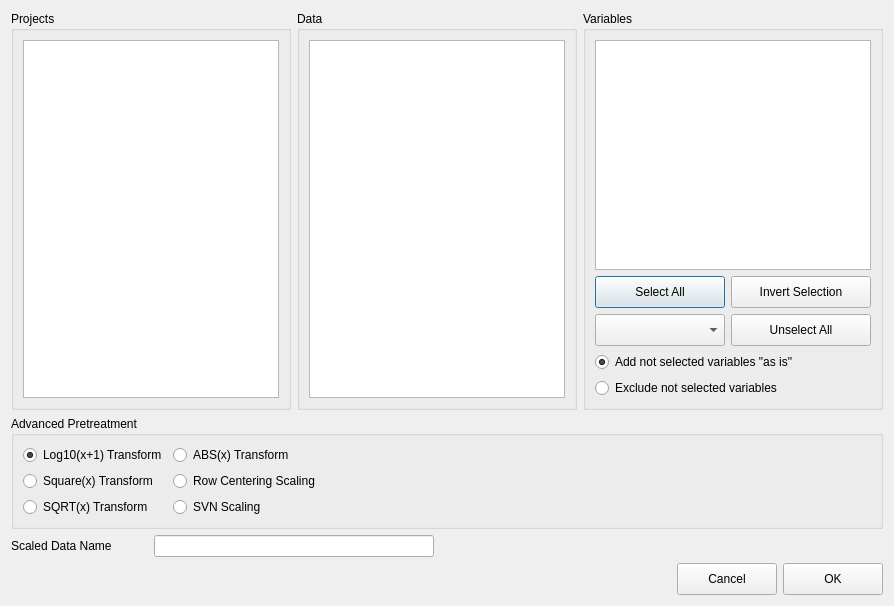
<?xml version="1.0" encoding="UTF-8"?>
<ui version="4.0">
 <class>AdvancedPretreatmentDialog</class>
 <widget class="QDialog" name="AdvancedPretreatmentDialog">
  <property name="geometry">
   <rect>
    <x>0</x>
    <y>0</y>
    <width>894</width>
    <height>606</height>
   </rect>
  </property>
  <property name="windowTitle">
   <string>Advanced Pretreatment</string>
  </property>
  <layout class="QGridLayout" name="gridLayout_10">
   <item row="0" column="0" colspan="2">
    <widget class="QGroupBox" name="projectsGroupBox">
     <property name="title">
      <string>Projects</string>
     </property>
     <layout class="QGridLayout" name="gridLayout">
      <item row="0" column="0">
       <widget class="QListView" name="listView">
        <property name="editTriggers">
         <set>QAbstractItemView::NoEditTriggers</set>
        </property>
        <property name="selectionMode">
         <enum>QAbstractItemView::SingleSelection</enum>
        </property>
        <property name="selectionBehavior">
         <enum>QAbstractItemView::SelectRows</enum>
        </property>
       </widget>
      </item>
     </layout>
    </widget>
   </item>
   <item row="0" column="2" colspan="2">
    <widget class="QGroupBox" name="dataGroupBox">
     <property name="title">
      <string>Data</string>
     </property>
     <layout class="QGridLayout" name="gridLayout_3">
      <item row="0" column="0" colspan="2">
       <widget class="QListView" name="listView_2">
        <property name="editTriggers">
         <set>QAbstractItemView::NoEditTriggers</set>
        </property>
        <property name="selectionMode">
         <enum>QAbstractItemView::SingleSelection</enum>
        </property>
        <property name="selectionBehavior">
         <enum>QAbstractItemView::SelectRows</enum>
        </property>
       </widget>
      </item>
     </layout>
    </widget>
   </item>
   <item row="0" column="4">
    <widget class="QGroupBox" name="variableGroupBox">
     <property name="title">
      <string>Variables</string>
     </property>
     <layout class="QGridLayout" name="gridLayout_6">
      <item row="1" column="0">
       <layout class="QGridLayout" name="gridLayout_5">
        <item row="0" column="0">
         <widget class="QPushButton" name="selectAllButton">
          <property name="minimumSize">
           <size>
            <width>130</width>
            <height>32</height>
           </size>
          </property>
          <property name="maximumSize">
           <size>
            <width>16777215</width>
            <height>32</height>
           </size>
          </property>
          <property name="text">
           <string>Select All</string>
          </property>
         </widget>
        </item>
        <item row="0" column="1">
         <widget class="QPushButton" name="invertSelectionButton">
          <property name="minimumSize">
           <size>
            <width>130</width>
            <height>32</height>
           </size>
          </property>
          <property name="maximumSize">
           <size>
            <width>16777215</width>
            <height>32</height>
           </size>
          </property>
          <property name="text">
           <string>Invert Selection</string>
          </property>
         </widget>
        </item>
        <item row="1" column="0">
         <widget class="QComboBox" name="selectByLabelButton">
          <property name="minimumSize">
           <size>
            <width>130</width>
            <height>32</height>
           </size>
          </property>
          <property name="maximumSize">
           <size>
            <width>130</width>
            <height>32</height>
           </size>
          </property>
         </widget>
        </item>
        <item row="1" column="1">
         <widget class="QPushButton" name="unselectButton">
          <property name="minimumSize">
           <size>
            <width>130</width>
            <height>32</height>
           </size>
          </property>
          <property name="maximumSize">
           <size>
            <width>16777215</width>
            <height>32</height>
           </size>
          </property>
          <property name="text">
           <string>Unselect All</string>
          </property>
         </widget>
        </item>
       </layout>
      </item>
      <item row="2" column="0">
       <widget class="QRadioButton" name="addNoModVars">
        <property name="text">
         <string>Add not selected variables &quot;as is&quot;</string>
        </property>
        <property name="checked">
         <bool>true</bool>
        </property>
       </widget>
      </item>
      <item row="0" column="0">
       <widget class="QListView" name="listView_3">
        <property name="editTriggers">
         <set>QAbstractItemView::NoEditTriggers</set>
        </property>
        <property name="selectionMode">
         <enum>QAbstractItemView::MultiSelection</enum>
        </property>
        <property name="selectionBehavior">
         <enum>QAbstractItemView::SelectRows</enum>
        </property>
       </widget>
      </item>
      <item row="3" column="0">
       <widget class="QRadioButton" name="ExcludeNoModVars">
        <property name="text">
         <string>Exclude not selected variables</string>
        </property>
       </widget>
      </item>
     </layout>
    </widget>
   </item>
   <item row="1" column="0" colspan="5">
    <widget class="QGroupBox" name="groupBox">
     <property name="title">
      <string>Advanced Pretreatment</string>
     </property>
     <layout class="QGridLayout" name="gridLayout_9">
      <item row="0" column="2">
       <spacer name="horizontalSpacer_4">
        <property name="orientation">
         <enum>Qt::Horizontal</enum>
        </property>
        <property name="sizeHint" stdset="0">
         <size>
          <width>58</width>
          <height>20</height>
         </size>
        </property>
       </spacer>
      </item>
      <item row="0" column="0">
       <layout class="QGridLayout" name="gridLayout_7">
        <item row="0" column="0">
         <widget class="QRadioButton" name="logTransform">
          <property name="text">
           <string>Log10(x+1) Transform</string>
          </property>
          <property name="checked">
           <bool>true</bool>
          </property>
         </widget>
        </item>
        <item row="1" column="0">
         <widget class="QRadioButton" name="squareTransform">
          <property name="text">
           <string>Square(x) Transform</string>
          </property>
         </widget>
        </item>
        <item row="2" column="0">
         <widget class="QRadioButton" name="sqrtTransform">
          <property name="text">
           <string>SQRT(x) Transform</string>
          </property>
         </widget>
        </item>
       </layout>
      </item>
      <item row="0" column="1">
       <layout class="QGridLayout" name="gridLayout_2">
        <item row="0" column="0">
         <widget class="QRadioButton" name="absTransform">
          <property name="text">
           <string>ABS(x) Transform</string>
          </property>
         </widget>
        </item>
        <item row="1" column="0">
         <widget class="QRadioButton" name="rowcenteringScaling">
          <property name="text">
           <string>Row Centering Scaling</string>
          </property>
         </widget>
        </item>
        <item row="2" column="0">
         <widget class="QRadioButton" name="SVNScaling">
          <property name="text">
           <string>SVN Scaling</string>
          </property>
         </widget>
        </item>
       </layout>
      </item>
     </layout>
    </widget>
   </item>
   <item row="2" column="0">
    <widget class="QLabel" name="label_5">
     <property name="text">
      <string>Scaled Data Name</string>
     </property>
    </widget>
   </item>
   <item row="2" column="1" colspan="2">
    <widget class="QLineEdit" name="dataname">
     <property name="minimumSize">
      <size>
       <width>200</width>
       <height>20</height>
      </size>
     </property>
    </widget>
   </item>
   <item row="2" column="3" colspan="2">
    <spacer name="horizontalSpacer">
     <property name="orientation">
      <enum>Qt::Horizontal</enum>
     </property>
     <property name="sizeHint" stdset="0">
      <size>
       <width>342</width>
       <height>20</height>
      </size>
     </property>
    </spacer>
   </item>
   <item row="3" column="0" colspan="5">
    <layout class="QGridLayout" name="gridLayout_4">
     <item row="0" column="0">
      <spacer name="horizontalSpacer_3">
       <property name="orientation">
        <enum>Qt::Horizontal</enum>
       </property>
       <property name="sizeHint" stdset="0">
        <size>
         <width>86</width>
         <height>20</height>
        </size>
       </property>
      </spacer>
     </item>
     <item row="0" column="1">
      <widget class="QPushButton" name="cancelButton">
       <property name="minimumSize">
        <size>
         <width>100</width>
         <height>32</height>
        </size>
       </property>
       <property name="maximumSize">
        <size>
         <width>100</width>
         <height>32</height>
        </size>
       </property>
       <property name="text">
        <string>Cancel</string>
       </property>
      </widget>
     </item>
     <item row="0" column="2">
      <widget class="QPushButton" name="okButton">
       <property name="minimumSize">
        <size>
         <width>100</width>
         <height>32</height>
        </size>
       </property>
       <property name="maximumSize">
        <size>
         <width>100</width>
         <height>32</height>
        </size>
       </property>
       <property name="text">
        <string>OK</string>
       </property>
      </widget>
     </item>
    </layout>
   </item>
  </layout>
 </widget>
 <resources/>
 <connections/>
</ui>
